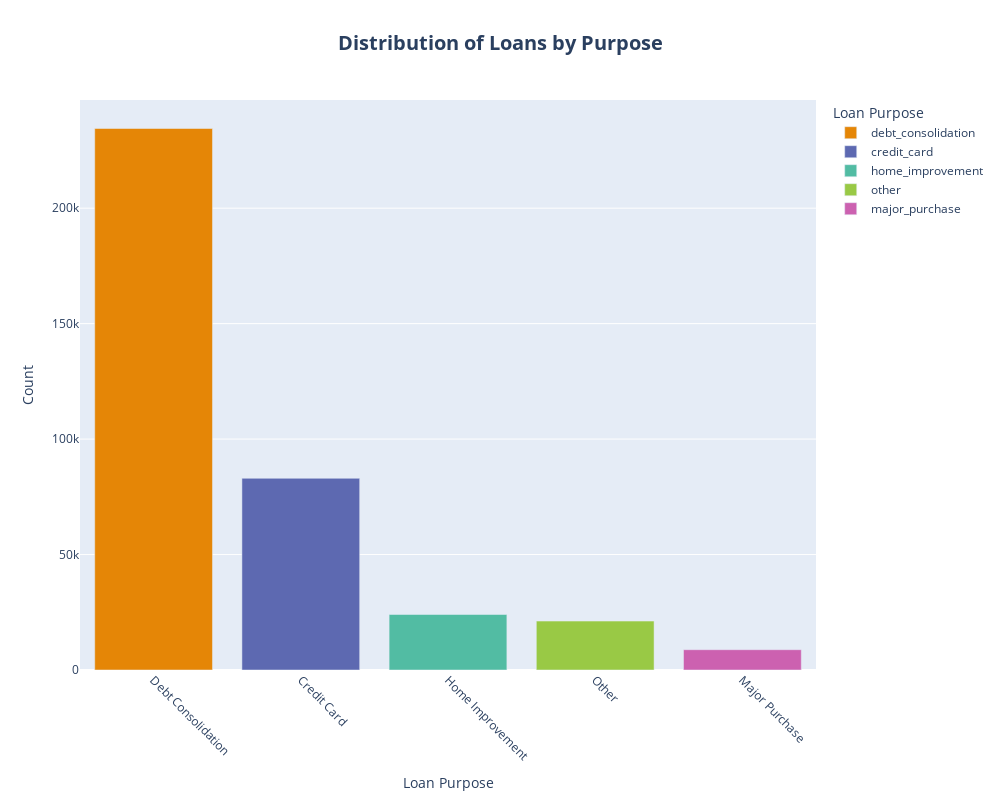

Notebook code for this chart:
### Code cell
fig = px.bar(lending_df['purpose'].value_counts().reset_index().head(5), 
             x='purpose', y='count', 
             labels={'lending_df.index': 'Loan Purpose', 'purpose': 'Count'},
             color='purpose', 
             title='Count of Loans by Purpose',
             width=1000, 
             height= 800, 
             color_discrete_sequence=px.colors.qualitative.Vivid 
             )

fig.update_layout(xaxis={'categoryorder': 'total descending'}, 
                  title=dict(text="<b>Distribution of Loans by Purpose</b>", font=dict(size=20), x=0.5),
                  legend_title= "Loan Purpose",
)

fig.update_xaxes(title='Loan Purpose',
                 tickvals=['debt_consolidation', 'credit_card', 'home_improvement', 'other', 'major_purchase'],
                 ticktext=['Debt Consolidation', 'Credit Card', 'Home Improvement', 'Other', 'Major Purchase'],
                 tickangle=45)
fig.update_yaxes(title='Count')


fig.show()

### Figure 1 — Plotly figure (JSON) as saved in the notebook; plotly's stock layout.template omitted (floating-point values rounded to 4 significant figures)
{"data": [{"alignmentgroup": "True", "hovertemplate": "Count=%{x}<br>count=%{y}<extra></extra>", "legendgroup": "debt_consolidation", "marker": {"color": "rgb(229, 134, 6)", "pattern": {"shape": ""}}, "name": "debt_consolidation", "offsetgroup": "debt_consolidation", "orientation": "v", "showlegend": true, "textposition": "auto", "type": "bar", "x": ["debt_consolidation"], "xaxis": "x", "y": [234507], "yaxis": "y"}, {"alignmentgroup": "True", "hovertemplate": "Count=%{x}<br>count=%{y}<extra></extra>", "legendgroup": "credit_card", "marker": {"color": "rgb(93, 105, 177)", "pattern": {"shape": ""}}, "name": "credit_card", "offsetgroup": "credit_card", "orientation": "v", "showlegend": true, "textposition": "auto", "type": "bar", "x": ["credit_card"], "xaxis": "x", "y": [83019], "yaxis": "y"}, {"alignmentgroup": "True", "hovertemplate": "Count=%{x}<br>count=%{y}<extra></extra>", "legendgroup": "home_improvement", "marker": {"color": "rgb(82, 188, 163)", "pattern": {"shape": ""}}, "name": "home_improvement", "offsetgroup": "home_improvement", "orientation": "v", "showlegend": true, "textposition": "auto", "type": "bar", "x": ["home_improvement"], "xaxis": "x", "y": [24030], "yaxis": "y"}, {"alignmentgroup": "True", "hovertemplate": "Count=%{x}<br>count=%{y}<extra></extra>", "legendgroup": "other", "marker": {"color": "rgb(153, 201, 69)", "pattern": {"shape": ""}}, "name": "other", "offsetgroup": "other", "orientation": "v", "showlegend": true, "textposition": "auto", "type": "bar", "x": ["other"], "xaxis": "x", "y": [21185], "yaxis": "y"}, {"alignmentgroup": "True", "hovertemplate": "Count=%{x}<br>count=%{y}<extra></extra>", "legendgroup": "major_purchase", "marker": {"color": "rgb(204, 97, 176)", "pattern": {"shape": ""}}, "name": "major_purchase", "offsetgroup": "major_purchase", "orientation": "v", "showlegend": true, "textposition": "auto", "type": "bar", "x": ["major_purchase"], "xaxis": "x", "y": [8790], "yaxis": "y"}], "layout": {"barmode": "relative", "height": 800, "legend": {"title": {"text": "Loan Purpose"}, "tracegroupgap": 0}, "title": {"font": {"size": 20}, "text": "<b>Distribution of Loans by Purpose</b>", "x": 0.5}, "width": 1000, "xaxis": {"anchor": "y", "categoryarray": ["debt_consolidation", "credit_card", "home_improvement", "other", "major_purchase"], "categoryorder": "total descending", "domain": [0, 1], "tickangle": 45, "ticktext": ["Debt Consolidation", "Credit Card", "Home Improvement", "Other", "Major Purchase"], "tickvals": ["debt_consolidation", "credit_card", "home_improvement", "other", "major_purchase"], "title": {"text": "Loan Purpose"}}, "yaxis": {"anchor": "x", "domain": [0, 1], "title": {"text": "Count"}}}}
